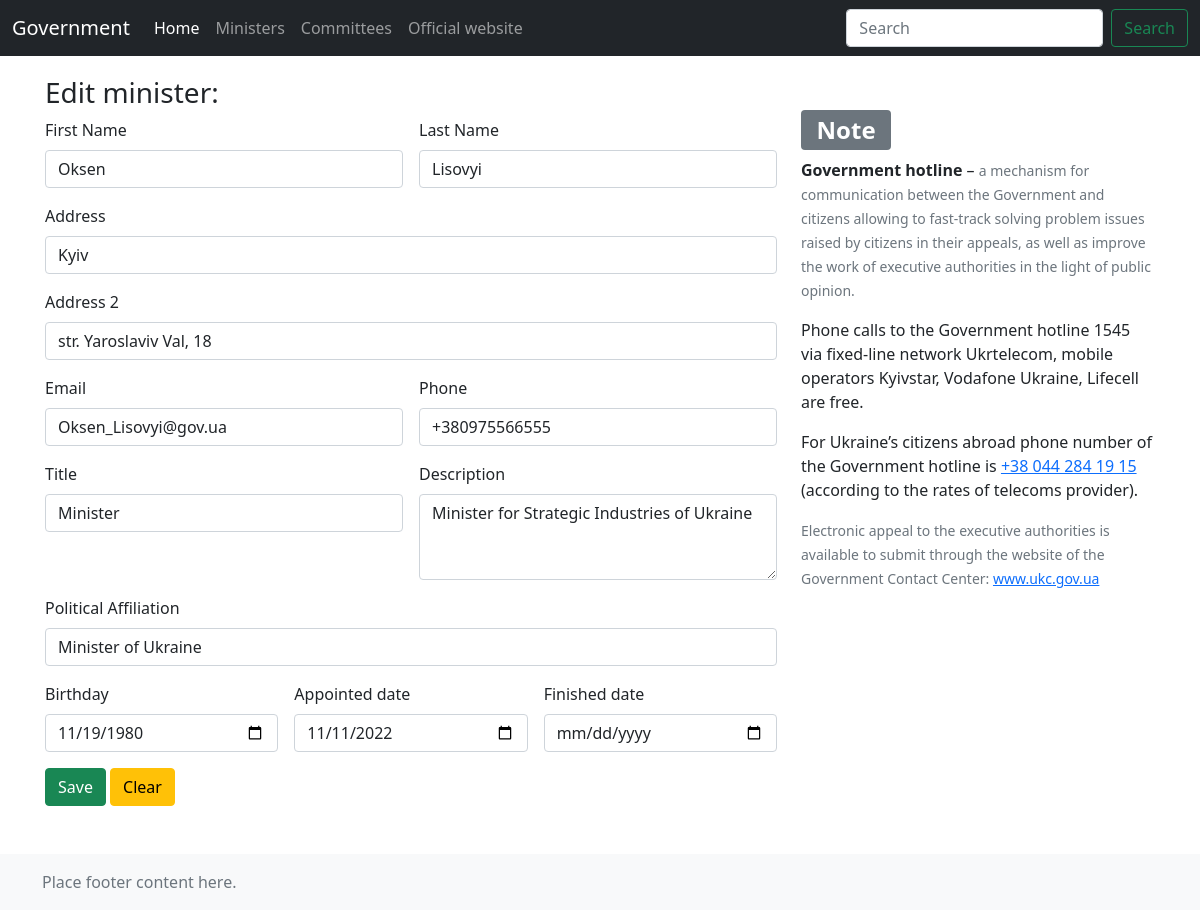
Page /edit_minister.php?id=4 on the committed database.
### tables this page shows
CREATE TABLE IF NOT EXISTS `minister` (
  `id` INT NOT NULL AUTO_INCREMENT,
  `user_id` INT NOT NULL,
  `title` VARCHAR(45) NULL,
  `description` VARCHAR(256) NULL,
  `appointed_date` DATE NULL,
  `finished_date` DATE NULL,
  `cabmin_id` INT NOT NULL,
  PRIMARY KEY (`id`),
  INDEX `fk_minister_user1_idx` (`user_id` ASC) VISIBLE,
  INDEX `fk_minister_cabmin1_idx` (`cabmin_id` ASC) VISIBLE,
  CONSTRAINT `fk_minister_user1`
    FOREIGN KEY (`user_id`)
    REFERENCES `user` (`id`)
    ON DELETE NO ACTION
    ON UPDATE NO ACTION,
  CONSTRAINT `fk_minister_cabmin1`
    FOREIGN KEY (`cabmin_id`)
    REFERENCES `cabmin` (`id`)
    ON DELETE NO ACTION
    ON UPDATE NO ACTION);

CREATE TABLE IF NOT EXISTS `user` (
  `id` INT NOT NULL AUTO_INCREMENT,
  `email` VARCHAR(45) NOT NULL,
  `first_name` VARCHAR(45) NULL,
  `last_name` VARCHAR(45) NULL,
  `phone` VARCHAR(45) NULL,
  `address1` VARCHAR(45) NULL,
  `address2` VARCHAR(45) NULL,
  `political_affiliation` VARCHAR(45) NULL,
  `birth_date` DATE NULL,
  `committee_id` INT NULL,
  PRIMARY KEY (`id`));

### public/edit_minister.php (the view, shortened to what this page needs)
<?php include "templates/head.php"?>
<main class="flex-shrink-0">
    <div class="container">
        <div class="row">
            <div class="col-md-8">
                <?php
                $id = null;
                $submit = null;
                if(!empty($_GET)) {
                    $id = (int) $_GET['id'];
                }
                if ($submit && isset($mysqli)) {
                    $title = $_POST['title'];
                    $description = $_POST['description'];
                    $appointed_date = $_POST['appointed_date'];
                    $finished_date = $_POST['finished_date'];
                    $userId = (int) $_POST['user_id'];
                    $ministerId = (int) $_POST['minister_id'];
                    $email = $_POST['email'];
                    $first_name = $_POST['first_name'];
                    $last_name = $_POST['last_name'];
                    $address1 = $_POST['address1'];
                    $address2 = $_POST['address2'];
                    $phone = $_POST['phone'];
                    $political_affiliation = $_POST['political_affiliation'];
                    $birth_date = $_POST['birth_date'];
                    $stmt = $mysqli->prepare("UPDATE minister SET title=?, description=?, appointed_date=?, finished_date=? WHERE id=?");
                    $stmt->bind_param('ssssd', $title, $description, $appointed_date, $finished_date, $ministerId);
                    $stmtUser = $mysqli->prepare("UPDATE user SET email=?, first_name=?, last_name=?, address1=?, address2=?, phone=?,
                political_affiliation=?, birth_date=? WHERE id=?");
                    $stmtUser->bind_param('ssssssssd', $email, $first_name, $last_name, $address1, $address2, $phone, $political_affiliation, $birth_date, $userId);
                    if ($stmt->execute() && $stmtUser->execute()) {
                        print_r('<h4>Done!</h4><p><a href="ministers.php" type="button" class="btn btn-link">Ministers list</a>');
                    }
                    $mysqli -> close();
                } else {
                    if ($id && isset($mysqli)) {
                            $sql = sprintf("SELECT
                                                minister.title,
                                                minister.description,
                                                minister.appointed_date,
                                                minister.finished_date,
                                                minister.user_id,
                                                user.email,
                                                user.first_name,
                                                user.last_name,
                                                user.address1,
                                                user.address2,
                                                user.phone,
                                                user.political_affiliation,
                                                user.birth_date
                                                FROM minister
                                                INNER JOIN user ON minister.user_id = user.id
                                                WHERE minister.id = %d", $id);
                            $result = $mysqli->query($sql);
                            $minister = $result->fetch_assoc();
                    ?>
                    <p> <h3> Edit minister: </h3>
                    <form method="POST" class="row g-3">
                        <div class="col-md-6">
                            <label for="inputName1" class="form-label">First Name</label>
                            <input type="text" name="first_name" class="form-control" id="inputName1" value='<?php echo $minister["first_name"];?>'>
                        </div>
                        <div class="col-md-6">
                            <label for="inputName2" class="form-label">Last Name</label>
                            <input type="text" name="last_name" class="form-control" id="inputName2" value='<?php echo $minister["last_name"];?>'>
                        </div>
                        <div class="col-12">
                            <label for="inputAddress" class="form-label">Address</label>
                            <input type="text" class="form-control" name="address1" id="inputAddress" placeholder="City" value='<?php echo $minister["address1"];?>'>
                        </div>
                        <div class="col-12">
                            <label for="inputAddress2" class="form-label">Address 2</label>
                            <input type="text" name="address2" class="form-control" id="inputAddress2" placeholder="Stree, Apartment, studio, or floor" value='<?php echo $minister["address2"];?>'>
                        </div>
                        <div class="col-md-6">
                            <label for="inputEmail4" class="form-label">Email</label>
                            <input type="email" class="form-control" name="email" id="inputEmail4" value='<?php echo $minister["email"];?>'>
                        </div>
                        <div class="col-md-6">
                            <label for="inputPassword4" class="form-label">Phone</label>
                            <input type="text" class="form-control" id="inputPassword4" name="phone"  value='<?php echo $minister["phone"];?>'>
                        </div>
                        <div class="col-md-6">
                            <label for="exampleFormControlInput1" class="form-label">Title</label>
                            <input type="text" class="form-control" name="title"  value='<?php echo $minister["title"];?>' id="exampleFormControlInput1" placeholder="title">
                        </div>
                        <div class="col-md-6">
                            <label for="exampleFormControlTextarea1" class="form-label">Description</label>
                            <textarea class="form-control" name="description"  id="exampleFormControlTextarea1" rows="3"><?php echo $minister["description"];?></textarea>
                        </div>
                        <div class="col-md-12">
                            <label for="inputPol" class="form-label">Political Affiliation</label>
                            <input type="text" class="form-control" id="inputPol" name="political_affiliation" value='<?php echo $minister["political_affiliation"];?>'>
                        </div>
                        <div class="col-md-4">
                            <label for="Birthday" class="form-label">Birthday</label>
                            <input type="date" class="form-control" id="Birthday" name="birth_date" value='<?php echo $minister["birth_date"];?>'>
                        </div>
                        <div class="col-md-4">
                            <label for="appointed_date" class="form-label">Appointed date</label>
                            <input type="date" class="form-control" name="appointed_date" id="appointed_date" value='<?php echo $minister["appointed_date"];?>'>
                        </div>
                        <div class="col-md-4">
                            <label for="finished_date" class="form-label">Finished date</label>
                            <input type="date" name="finished_date" class="form-control" id="finished_date" value='<?php echo $minister["finished_date"];?>'>
                        </div>
                        <div class="col-12 mb-5">
                            <input type=submit name="submit" class="btn btn-success" value="Save">
                            <input type=reset value="Clear" class="btn btn-warning">
                        </div>
                    </form>
                    <?php
                }  else {
                        printf('Sorry, Object Not found.');
                    }
                }     ?>
            </div>
            <?php include "templates/sidebar.php"?>
        </div>
    </div>
</main>
<?php include "templates/footer.php"?>

### public/sticky-footer-navbar.css (style rules this page uses)
main > .container { padding: 60px 15px 0; }

### rows in the picture
minister: first_name "Oksen", last_name "Lisovyi", address1 "Kyiv", address2 "str. Yaroslaviv Val, 18", email "Oksen_Lisovyi@gov.ua", phone "+380975566555", title "Minister", description "Minister for Strategic Industries of Ukraine", political_affiliation "Minister of Ukraine", birth_date "11/19/1980", appointed_date "11/11/2022"
